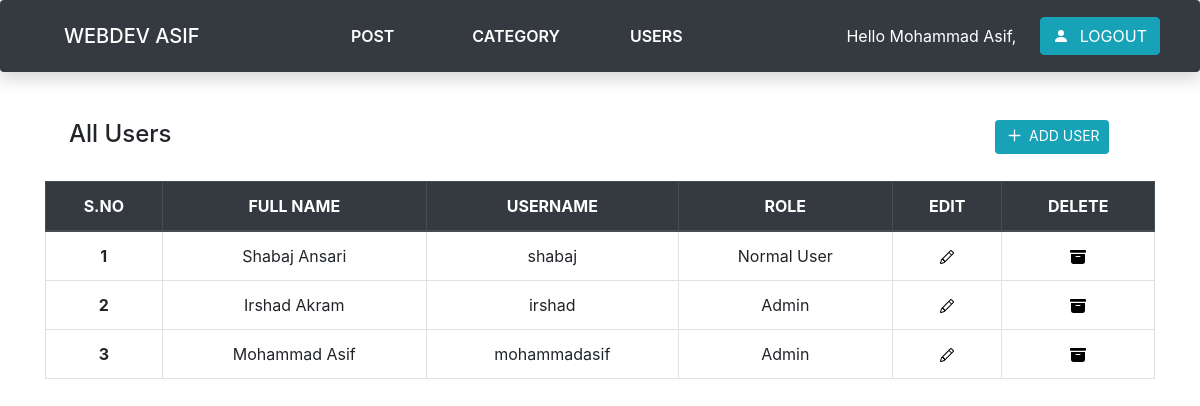
Screenshot of /admin/users.php (signed in) with the database file from the repository.
### tables this page shows
CREATE TABLE `user` (
  `user_id` int(255) NOT NULL,
  `user_fullname` varchar(255) NOT NULL,
  `user_name` varchar(255) NOT NULL,
  `user_password` varchar(255) NOT NULL,
  `user_role` varchar(255) NOT NULL,
  `user_datettime` datetime NOT NULL DEFAULT current_timestamp()
);

### admin/users.php (the view, shortened to what this page needs)
<?php
include_once 'header.php';
?>
<div class="container my-3">
    <div class="row">
        <div class="col-10">
            <h4 class="ml-4">All Users</h4>
        </div>
        <div class="col-2">
            <a href="add-user.php" class="btn btn-info btn-sm " role="button" aria-pressed="true">ADD USER</a>
        </div>
    </div>
    <?php
       require 'db_connect.php';
       $sql = "SELECT * FROM `user` ORDER BY user_id DESC";
       $result = mysqli_query($conn,$sql);
       $num = mysqli_num_rows($result);
       if($num > 0){
    ?>
    <table class="table  table-hover  table-bordered my-4">
        <thead class="thead-dark text-center">
            <tr>
                <th scope="col">S.NO</th>
                <th scope="col">FULL NAME</th>
                <th scope="col">USERNAME</th>
                <th scope="col">ROLE</th>
                <th scope="col">EDIT</th>
                <th scope="col">DELETE</th>
            </tr>
        </thead>
        <tbody>
            <?php
            $sno = 0;
                  while($row = mysqli_fetch_assoc($result)){
                      $sno = $sno+1
            ?>
            <tr>
                <th class="text-center"><?php echo $sno; ?></th>
                <td class="text-center"><?php echo $row['user_fullname']; ?></td>
                <td class="text-center"><?php echo $row['user_name']; ?></td>
                <td class="text-center"><?php echo $row['user_role']; ?></td>
                <td class="text-center">
                    <a href="edit-user.php?id=<?php echo $row['user_id']; ?> ">
                    </a>
                </td>
                <td class="text-center"><a href="delete-user.php?id=<?php echo $row['user_id']; ?> "></a></td>
            </tr>
            <?php
                 }
               }else{
                echo "no data found";
             }
            ?>
        </tbody>
    </table>
</div>

### admin/users.php (style rules this page uses)
.svgAction { color: black; }
#addSvg { margin-right: 4px; margin-bottom: 3px; }

### rows the page displays
user: user_fullname "Shabaj Ansari", user_name "shabaj", user_role "Normal User"
user: user_fullname "Irshad Akram", user_name "irshad", user_role "Admin"
user: user_fullname "Mohammad Asif", user_name "mohammadasif", user_role "Admin"

### other values shown
$_SESSION["user_fullname"] "Mohammad Asif"
